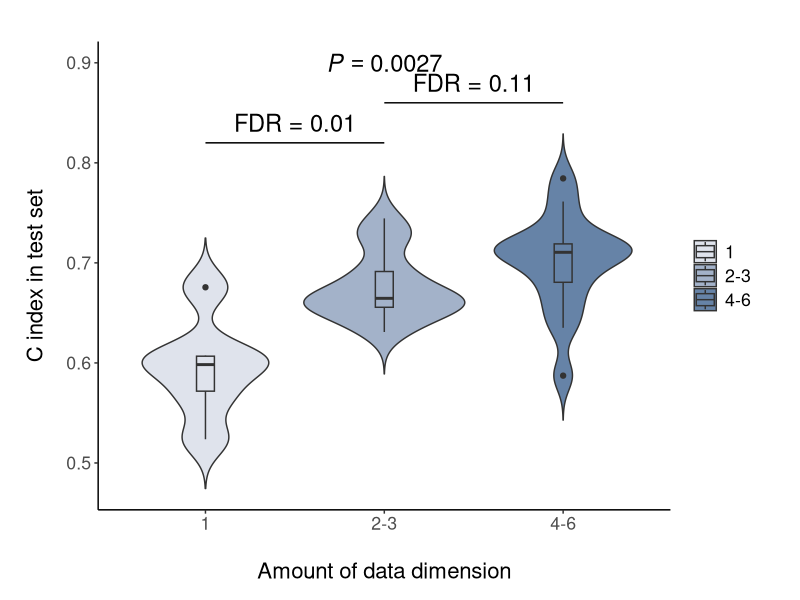

This figure's R source:
# Violin plot

require(ggplot2)
require(dplyr)

dat <- readxl::read_excel("8-38347143-Source Data Extended Fig8.xlsx", sheet = "ED_8b") %>% 
  mutate(x = factor(Dimension, 
                    levels = c("Single","Mid","Multi"), 
                    labels = c("1", "2-3", "4-6"))) %>% 
  ggplot(aes(x = x, y = `C-index`, fill = x)) +
    geom_violin(trim = FALSE) +
    geom_boxplot(width = 0.1) +
    annotate(geom = "text", 
             x = c(1.5, 2.5), 
             y = c(0.84,0.88), 
             label = c("FDR = 0.01", "FDR = 0.11"), size = 6) +
    annotate(geom = "segment", 
             x = c(1,2), xend = c(2,3), 
             y = c(0.82,0.86), yend = c(0.82,0.86)) +
    annotate(geom = "text",
             x = 2, y = 0.9,
             parse = TRUE, 
             label = "italic(P) == 0.0027", size = 6) +
    scale_fill_manual(values = c("#dfe3ec","#a3b2c9","#6683a7")) +
    labs(x = "Amount of data dimension", y = "C index in test set") +
    theme_classic() +
    theme(text = element_text(size = 16), legend.title = element_blank(),
          plot.margin = ggplot2::margin(30,30,30,30),
          panel.grid = element_blank(), legend.background = element_blank(),
          axis.title.x = element_text(vjust = -4),
          axis.title.y = element_text(vjust = 4))
